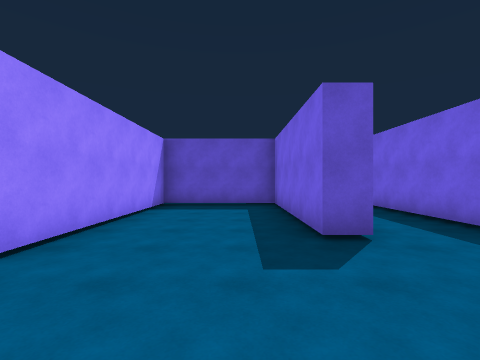
view 1 (above)

24 first-person views from a walk through a scene from a Unity 3-D project. The camera is 1.5 m above the floor, looks level and sees 85° across. The floor is counted in squares, 2 m on a side. Each view is taken from the middle of a square. On the plan, view 1 faces up. The plan holds only what a view shows up to about 9 squares ahead; the rest is blank. The place goes on beyond the plan. The player is left out.

view 2
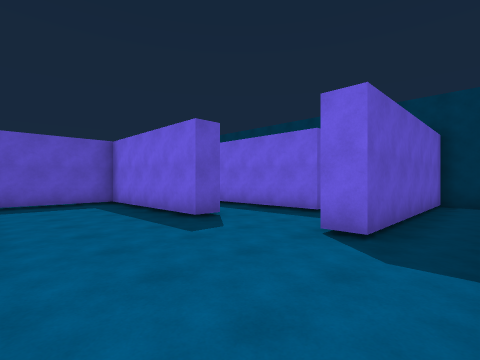

view 3
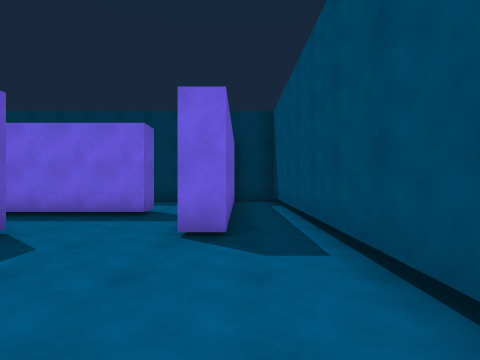

view 4
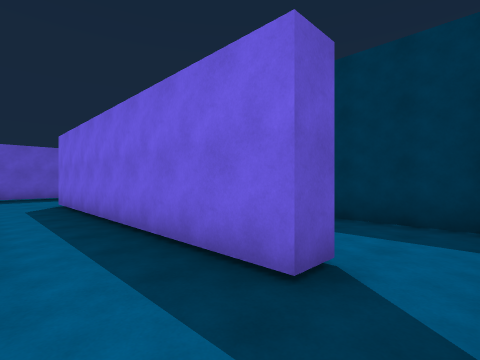

view 5
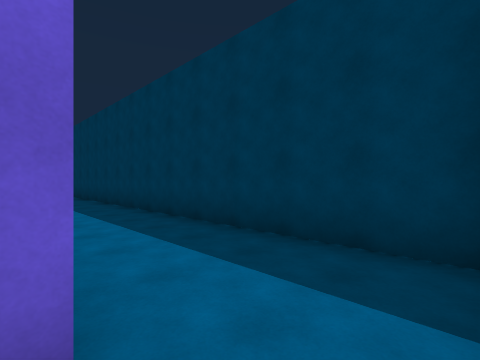

view 6
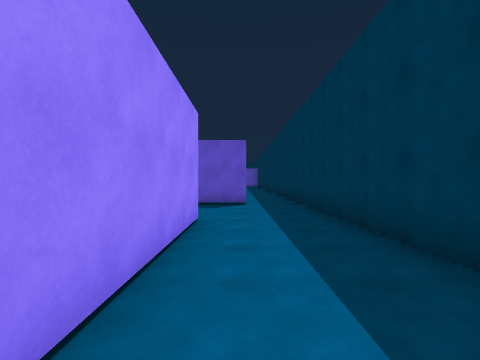

view 7
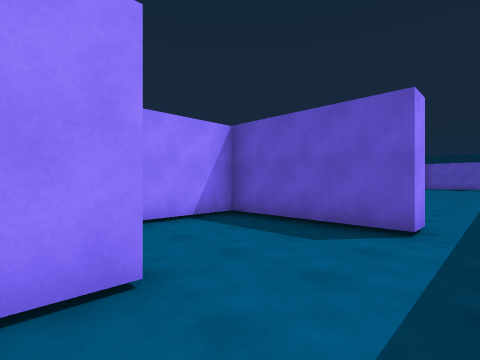

view 8
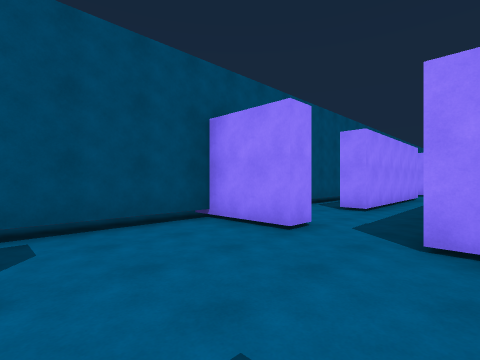

view 9
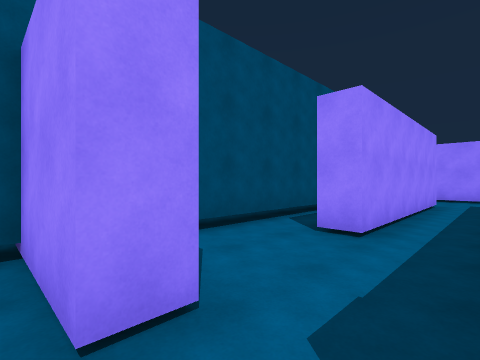

view 10
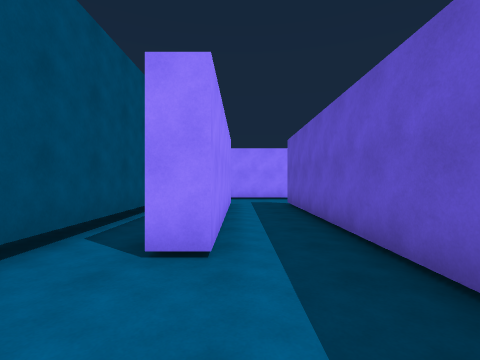

view 11
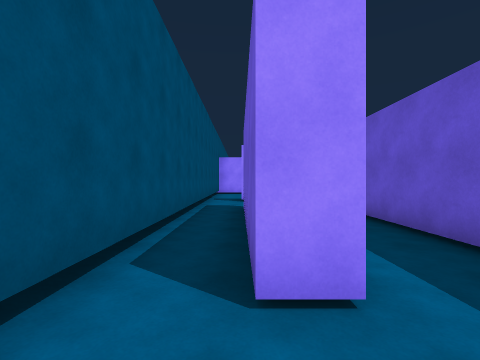

view 12
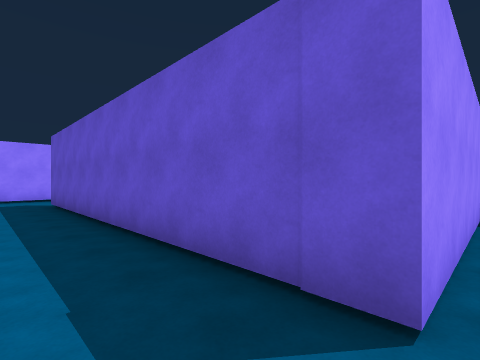

view 13
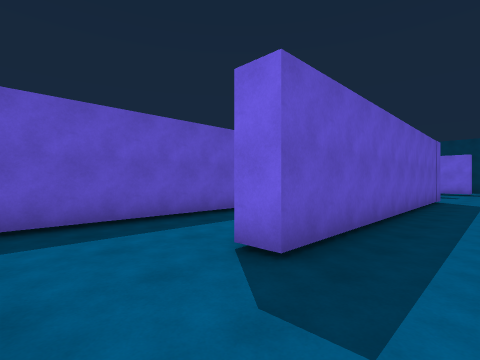

view 14
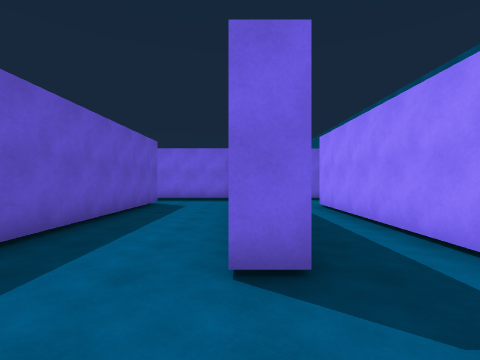

view 15
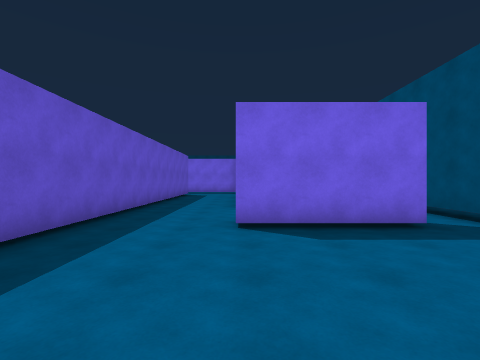

view 16
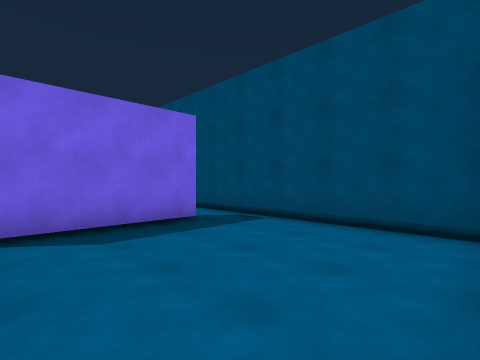

view 17
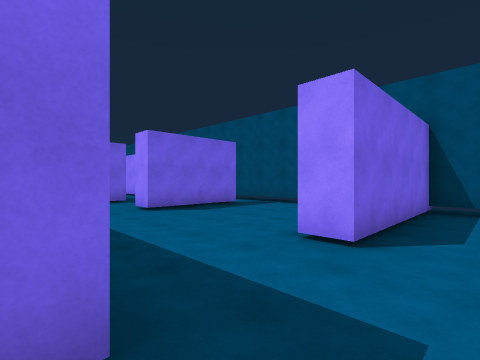

view 18
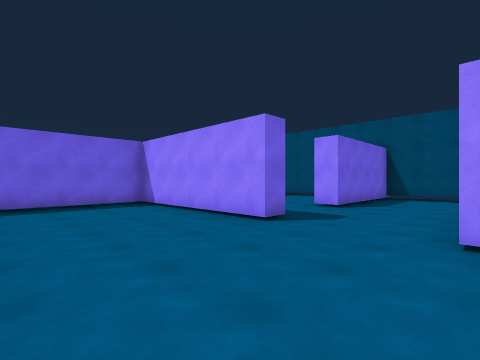

view 19
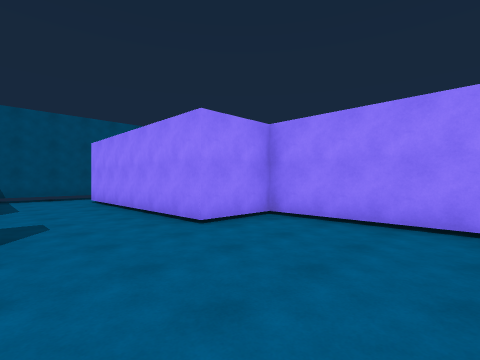

view 20
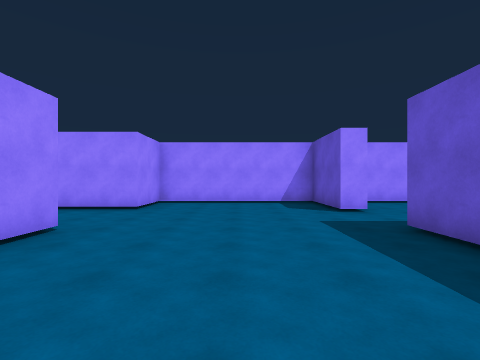

view 21
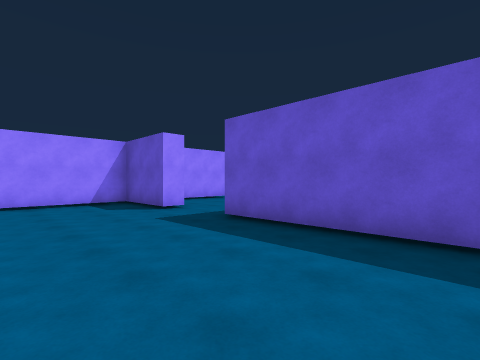

view 22
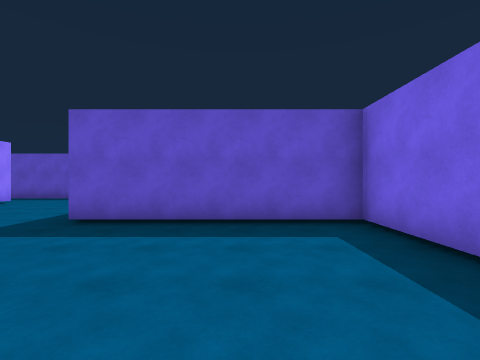

view 23
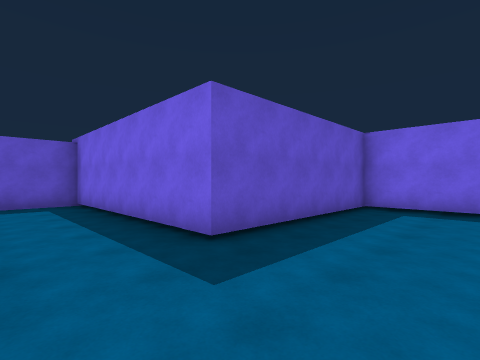

view 24
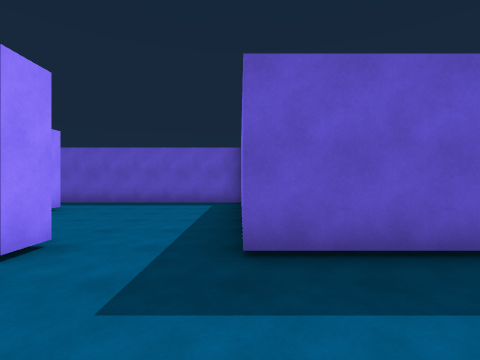

### Floor plan
Ten units are one square. View 1 is at (0, 0); x grows to the right and y downward. Boxes are objects, and circles mark ways between rooms. Rooms are numbered by the first view taken in them; rooms with no view inside come last. Other rooms are left out.
<svg viewBox="-250 -182 325 198">
<path fill="none" stroke="#000" d="M18 -33 10 -33 10 -77 -23 -77 -23 -24M42 -20 36 -20 36 -98M42 -99 42 -58M-23 -8 -23 11 65 11M70 -11 70 -140M70 -2 14 -2 14 -9M52 -138 52 -131 17 -131 17 -109M-109 -8 -55 -8 -55 -2 -96 -2M-30 -8 -23 -8M-132 -26 -132 -4M-134 11 -42 11M-23 -24 -110 -24M-110 -24 -110 -31M-46 -56 -136 -56M-139 -31 -131 -31M-139 0 -139 -31M-189 -31 -181 -31M-179 11 -134 11M-136 -56 -151 -56M-189 -56 -189 -63 -139 -63 -139 -115 -189 -115M-212 -114 -235 -114 -235 -63 -217 -63 -217 -4M-210 11 -189 11 -189 -31M-235 -156 -235 -131M-212 -121 -212 -114M-189 -115 -189 -177 -245 -177"/>
<circle cx="-30" cy="-15" r="3" fill="#2a7"/>
<circle cx="-125" cy="-30" r="3" fill="#2a7"/>
<circle cx="-140" cy="5" r="3" fill="#2a7"/>
<circle cx="-140" cy="-45" r="3" fill="#2a7"/>
<circle cx="-180" cy="-45" r="3" fill="#2a7"/>
<circle cx="-205" cy="-120" r="3" fill="#2a7"/>
<text x="20" y="-50">1</text>
<text x="-80" y="-10">2</text>
<text x="-90" y="-40">3</text>
<text x="-160" y="-20">4</text>
<text x="-200" y="-60">5</text>
<text x="-220" y="-150">6</text>
</svg>
Room 1 opens to room 2. Room 2 opens to room 3. Room 2 opens to room 4. Room 3 opens to room 4. Room 4 opens to room 5. Room 5 opens to room 6.

Where each view was taken, in squares from view 1:
view 1: 0 up, 0 right, facing up
view 2: 1 down, 2 left, facing up-right
view 3: 0 up, 2 left, facing right
view 4: 1 up, 2 right, facing up-right
view 5: 1 up, 4 right, facing up-right
view 6: 5 up, 5 right, facing up
view 7: 9 up, 6 right, facing up-left
view 8: 3 up, 1 right, facing down-left
view 9: 2 up, 2 left, facing down-left
view 10: 1 up, 3 left, facing left
view 11: 0 up, 4 left, facing left
view 12: 1 up, 2 left, facing up-left
view 13: 1 up, 13 left, facing up-right
view 14: 3 up, 13 left, facing right
view 15: 3 up, 18 left, facing right
view 16: 3 up, 18 left, facing down-right
view 17: 6 up, 20 left, facing down-right
view 18: 10 up, 22 left, facing down-right
view 19: 10 up, 19 left, facing down-left
view 20: 9 up, 15 left, facing left
view 21: 8 up, 15 left, facing up-left
view 22: 7 up, 16 left, facing up
view 23: 9 up, 21 left, facing up-right
view 24: 9 up, 19 left, facing up
